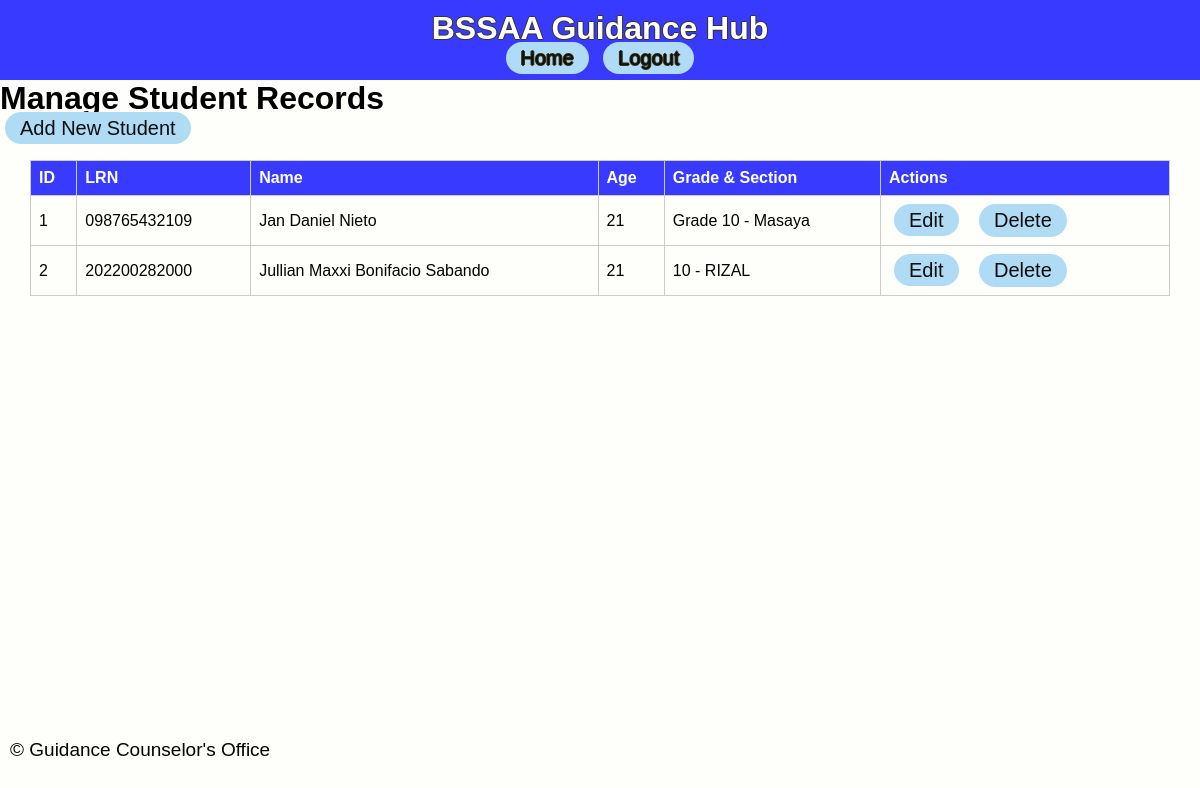
Page /manage_students on the committed database.
### app/models.py (models this page shows)
class StudentRecord(db.Model):
    id = db.Column(db.Integer, primary_key=True)
    lrn = db.Column(db.String(12), nullable=False, unique=True)
    name = db.Column(db.String(100), nullable=False)
    grade_section = db.Column(db.String(50), nullable=False)
    birthdate = db.Column(db.Date, nullable=False)
    age = db.Column(db.Integer, nullable=False)
    gender = db.Column(db.String(10), nullable=False)
    mother_tongue = db.Column(db.String(50), nullable=False)
    ethnic_group = db.Column(db.String(50), nullable=True)
    religion = db.Column(db.String(50), nullable=False)
    address_house_no = db.Column(db.String(100), nullable=False)
    address_barangay = db.Column(db.String(100), nullable=False)
    address_city = db.Column(db.String(100), nullable=False)
    address_province = db.Column(db.String(100), nullable=False)
    mother_name = db.Column(db.String(100), nullable=False)
    mother_contact = db.Column(db.String(15), nullable=True)  # Add this line
    father_name = db.Column(db.String(100), nullable=False)
    father_contact = db.Column(db.String(15), nullable=True)  # Add this line
    guardian_name = db.Column(db.String(100), nullable=True)
    guardian_contact = db.Column(db.String(15), nullable=True)  # Add this line
    reason = db.Column(db.String(200), nullable=True)
    type_of_offense = db.Column(db.String(100), nullable=True)
    date_time = db.Column(db.DateTime, default=datetime.utcnow)
    additional_info = db.Column(db.Text, nullable=True)
    profile_picture = db.Column(db.String(100), nullable=True)
    offenses = db.relationship('OffenseRecord', backref='student', lazy=True)

### app/routes.py (the view)
@main.route('/manage_students')
def manage_students():
    students = StudentRecord.query.all()
    return render_template('manage_students.html', students=students)

### app/templates/manage_students.html
{% extends 'base.html' %}
{% block content %}
<h1>Manage Student Records</h1>
<a href="{{ url_for('main.add_student') }}" class="capsule-button">Add New Student</a>
<table>
    <thead>
        <tr>
            <th>ID</th>
            <th>LRN</th>
            <th>Name</th>
            <th>Age</th>
            <th>Grade & Section</th>
            <th>Actions</th>
        </tr>
    </thead>
    <tbody>
        {% for student in students %}
        <tr>
            <td>{{ student.id }}</td>
            <td>{{ student.lrn }}</td>
            <td>{{ student.name }}</td>
            <td>{{ student.age }}</td>
            <td>{{ student.grade_section }}</td>
            <td>
                <a href="{{ url_for('main.edit_student', id=student.id) }}">Edit</a>
                <form action="{{ url_for('main.delete_student', id=student.id) }}" method="POST" style="display:inline;">
                    <button class="inline" type="inlinesubmit" onclick="return confirm('Are you sure you want to delete this student?');" style="display:inline;">Delete</button>
                </form>
            </td>
        </tr>
        {% endfor %}
    </tbody>
</table>
{% endblock %}

### app/static/css/styles.css (style rules this page uses)
body { font-family: Arial, Helvetica, sans-serif; margin: 0; padding: 0; background-color: #f4f4f4; display: flex; flex-direction: column; min-height: 100vh; background-color: #FEFEFA; height: 100%; }
h1 { margin: 0; }
a { font-size: 20px; background-color: #b0dbf5; margin: 0px 5px 5px 5px; border-radius: 40px; padding: 5px 15px; text-decoration: none; color: #0e0e0e; }
table { border: 1px solid #000000; width: 95%; border-collapse: collapse; margin: 20px 0; position: absolute; left: 30px; }
table th, table td { border: 1px solid #cccccc; text-align: left; padding: 8px; }
table th { background-color: #383bff; color: white; }
form { font-family: ROBOTO-VARIABLE-FONT, -apple-system, BlinkMacSystemFont, "Segoe UI", Roboto, "Helvetica Neue"; padding: 10px; font-size: 20px; }
.inline { display: inline; font-size: 20px; background-color: #b0dbf5; border-radius: 40px; margin: 0px 1px; padding: 5px 15px; text-decoration: none; color: #0e0e0e; border: none; cursor: pointer; }

### rows in the picture
StudentRecord: id "1", lrn "098765432109", name "Jan Daniel Nieto", age "21", grade_section "Grade 10 - Masaya"
StudentRecord: id "2", lrn "202200282000", name "Jullian Maxxi Bonifacio Sabando", age "21", grade_section "10 - RIZAL"
